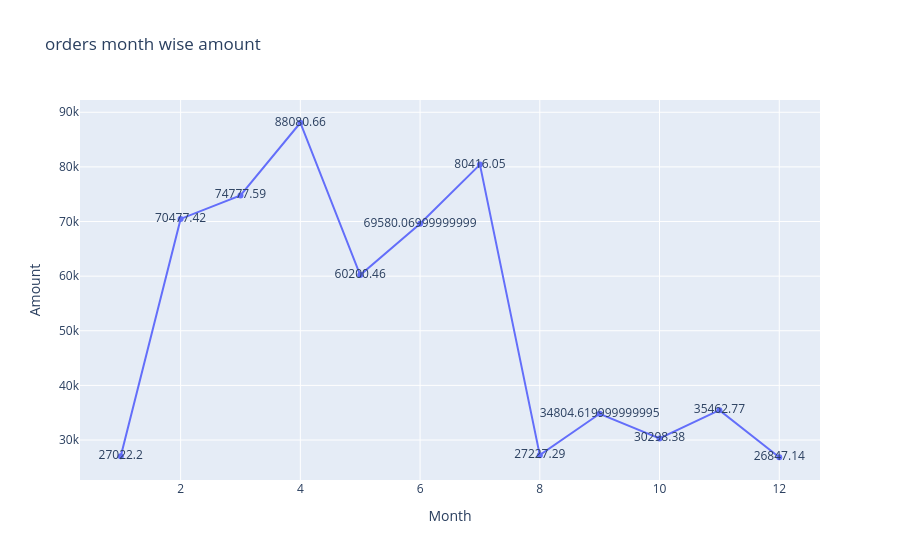

Here is the notebook cell this chart was saved with:
### Code cell
fig = px.line(data_frame = q5,x='Month',y='Amount',title= 'orders month wise amount',text='Amount')
fig.show()

### Figure 1 — Plotly figure (JSON) as saved in the notebook; plotly's stock layout.template omitted (floating-point values rounded to 4 significant figures)
{"data": [{"hovertemplate": "Month=%{x}<br>Amount=%{text}<extra></extra>", "legendgroup": "", "line": {"color": "#636efa", "dash": "solid"}, "marker": {"symbol": "circle"}, "mode": "lines+markers+text", "name": "", "orientation": "v", "showlegend": false, "text": [27020.0, 70480.0, 74780.0, 88080.0, 60200.0, 69580.0, 80420.0, 27230.0, 34800.0, 30300.0, 35460.0, 26850.0], "type": "scatter", "x": [1, 2, 3, 4, 5, 6, 7, 8, 9, 10, 11, 12], "xaxis": "x", "y": [27020.0, 70480.0, 74780.0, 88080.0, 60200.0, 69580.0, 80420.0, 27230.0, 34800.0, 30300.0, 35460.0, 26850.0], "yaxis": "y"}], "layout": {"legend": {"tracegroupgap": 0}, "title": {"text": "orders month wise amount"}, "xaxis": {"anchor": "y", "domain": [0, 1], "title": {"text": "Month"}}, "yaxis": {"anchor": "x", "domain": [0, 1], "title": {"text": "Amount"}}}}
